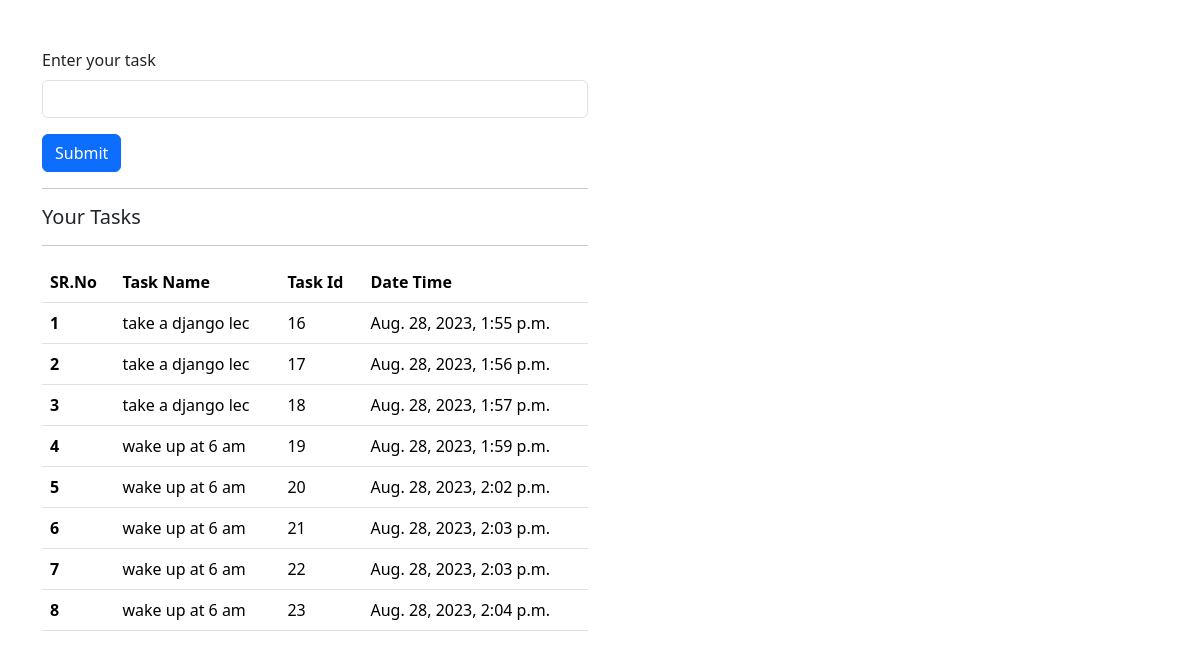
The page / on the database its author committed.
### todo/models.py (models this page shows)
class Todo(models.Model):
    task_name = models.CharField(max_length=50)
    date= models.DateTimeField(auto_now_add=True)
    def __str__(self):
        return self.task_name

### todo/views.py (the view)
# urls.py: 2. Add a URL to urlpatterns:  path('', views.home, name='home')
def home(request):
    tasks = models.Todo.objects.all()
    '''
        select * from todo;
    '''
    for item in tasks:
        print(item)
    if request.method == "POST":
        newTask=request.POST.get('task_name')
        if newTask:
            task = models.Todo(task_name=newTask)
            task.save()
    context = {
        'all_tasks':tasks
    }
    return render(request,'home.html',context)

### todo/templates/home.html (shortened to what this page needs)
<!doctype html>
<html lang="en">
  <head>
    <link href="https://cdn.jsdelivr.net/npm/bootstrap@5.3.1/dist/css/bootstrap.min.css" rel="stylesheet">
  </head>
  <body>
    <div class="container">
      <div class="row">
        <div class="col-md-6 mt-5">
          <form method="post" action="{% url 'homepage' %}">
            <div class="mb-3">
              <label for="task_name" class="form-label">Enter your task</label>
              <input type="text" class="form-control" id="task_name" name="task_name" required>
            </div>
            <button type="submit" class="btn btn-primary">Submit</button>
          </form>
          <hr class="fs-1">
          <h5 class="">Your Tasks</h5>
          <hr>
          <table class="table">
            <thead>
              <tr>
                <th scope="col">SR.No</th>
                <th scope="col">Task Name</th>
                <th scope="col">Task Id</th>
                <th scope="col">Date Time</th>
              </tr>
            </thead>
            <tbody>
              {% for item in all_tasks %}
                <tr>
                  <th scope="row">{{forloop.counter}}</th>
                  <td>{{item.task_name}}</td>
                  <td>{{item.id}}</td>
                  <td>{{item.date}}</td>
                </tr>
              {% endfor %}
            </tbody>
          </table>
        </div>
      </div>
    </div>
  </body>
</html>

### rows shown on the page
Todo: task_name "take a django lec", id "16", date "Aug. 28, 2023, 1:55 p.m."
Todo: task_name "take a django lec", id "17", date "Aug. 28, 2023, 1:56 p.m."
Todo: task_name "take a django lec", id "18", date "Aug. 28, 2023, 1:57 p.m."
Todo: task_name "wake up at 6 am", id "19", date "Aug. 28, 2023, 1:59 p.m."
Todo: task_name "wake up at 6 am", id "20", date "Aug. 28, 2023, 2:02 p.m."
Todo: task_name "wake up at 6 am", id "21", date "Aug. 28, 2023, 2:03 p.m."
Todo: task_name "wake up at 6 am", id "22", date "Aug. 28, 2023, 2:03 p.m."
Todo: task_name "wake up at 6 am", id "23", date "Aug. 28, 2023, 2:04 p.m."
